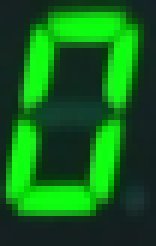
#> input picture Storage/digits/01.PNG, 26 x 41 px, found by its file name (shown 6 times larger); its folder holds only this picture in this run
$ python dataset.py   (older library calls are emulated)
#> lines starting #> are read from the running program, lines starting #| are printed output that depends on the picture
import os
from PIL import Image, ImageOps
import cv2
import numpy as np
import csv
import pandas as pd

#Gettings all File Names from Directory digits
root1=".//storage//digits//"
all_files=os.listdir(root1)

#Directory to Store the Dataset images
root2=".//storage//pxdigi//"

Total=list()

#Permission to Store the DataSet Images
flag = int(input("Store DataSet Images [0/1] :"))
#> the answer given: 1

#Iterating over All Files
for file in all_files :
    #Image Imported
    img = Image.open(root1+file)
#> img is the input picture: PIL image 26x41 RGBA; mean R, G, B, A 16.4, 103, 25.4, 255

    #Converting Image to Grey Scale
    img = img.convert('L')
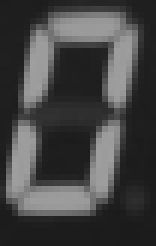
#> img: PIL image 26x41 L (shown 6 times larger); min 27, max 159, mean 68.2

    #Applying 2px Border to the Image
    img=ImageOps.expand(img, border=2, fill='black')
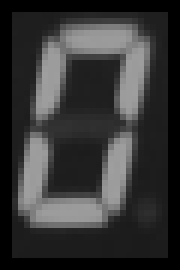
#> img: PIL image 30x45 L (shown 6 times larger); min 0, max 159, mean 53.9

    #Resize the image to 28*28 pixels
    new_width = 28
    new_height = 28
    img = img.resize((new_width, new_height), Image.ANTIALIAS)
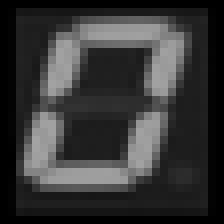
#> img: PIL image 28x28 L (shown 8 times larger); min 0, max 163, mean 53.9
    img = ImageOps.invert(img)
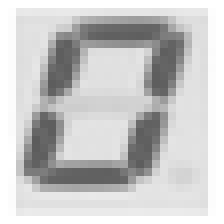
#> img: PIL image 28x28 L (shown 8 times larger); min 92, max 255, mean 201.1
    img = img.convert('L')
    img = ImageOps.invert(img)

    #Storing the DataSet Images
    if flag==1:
        img.save(root2+file)

    #Converting the Image 1D pixel Array
    data=np.asarray(img)
    data=data.reshape(-1)
#> data = 784 values, max 163 at index 480, min 0 at index 0, mean 53.91
    data = np.append(file[0],data)
    #print([data])
    Total.append(data)

#Creating a DataFrame to store all the 28*28 pixel values
my_df = pd.DataFrame(Total)
#> my_df = table of 1 rows and 785 columns

#Converting the DataFrame into CSV File
my_df.to_csv('.//storage//new_train.csv', index=False, header=False)

print("DataSet Created Successfully...!!!")

$ run again, on Storage/digits/02.PNG
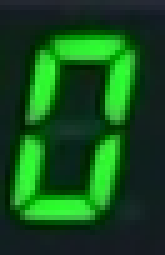
#> input picture Storage/digits/02.PNG, 33 x 51 px, found by its file name (shown 5 times larger)
#> img is the input picture: PIL image 33x51 RGBA; mean R, G, B, A 19.2, 79.7, 27.5, 255
#> `img = img.resize((new_width, new_height), Image.ANTIALIAS)`:
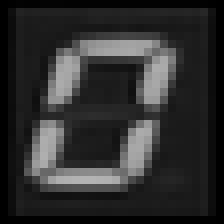
#> img: PIL image 28x28 L (shown 8 times larger); min 0, max 179, mean 46.2
#> `img = ImageOps.invert(img)`:
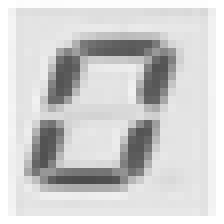
#> img: PIL image 28x28 L (shown 8 times larger); min 76, max 255, mean 208.8
#> data = 784 values, max 179 at index 626, min 0 at index 0, mean 46.18
#> my_df = table of 1 rows and 785 columns

$ run again, on Storage/digits/08.PNG
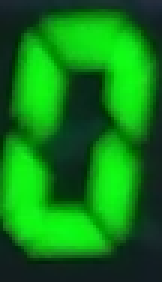
#> input picture Storage/digits/08.PNG, 54 x 94 px, found by its file name (shown 3 times larger)
#> img is the input picture: PIL image 54x94 RGBA; mean R, G, B, A 14.1, 126, 21.8, 255
#> `img = img.resize((new_width, new_height), Image.ANTIALIAS)`:
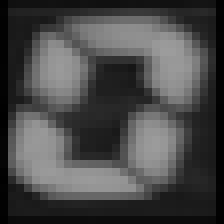
#> img: PIL image 28x28 L (shown 8 times larger); min 0, max 156, mean 72.2
#> `img = ImageOps.invert(img)`:
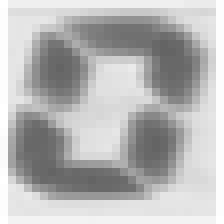
#> img: PIL image 28x28 L (shown 8 times larger); min 99, max 255, mean 182.8
#> data = 784 values, max 156 at index 188, min 0 at index 392, mean 72.21
#> my_df = table of 1 rows and 785 columns

$ run again, on Storage/digits/09.PNG
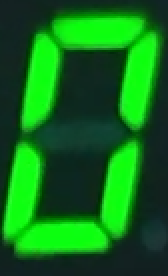
#> input picture Storage/digits/09.PNG, 84 x 138 px, found by its file name (shown 2 times larger)
#> img is the input picture: PIL image 84x138 RGBA; mean R, G, B, A 14.9, 113, 24.8, 255
#> `img=ImageOps.expand(img, border=2, fill='black')`:
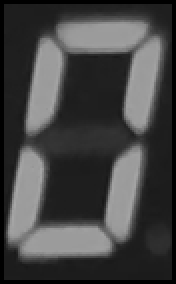
#> img: PIL image 88x142 L (shown 2 times larger); min 0, max 168, mean 68.3
#> `img = ImageOps.invert(img)`:
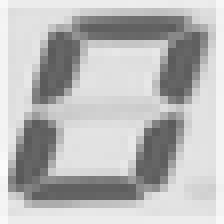
#> img: PIL image 28x28 L (shown 8 times larger); min 89, max 251, mean 186.4
#> data = 784 values, max 166 at index 618, min 4 at index 588, mean 68.59
#> my_df = table of 1 rows and 785 columns
